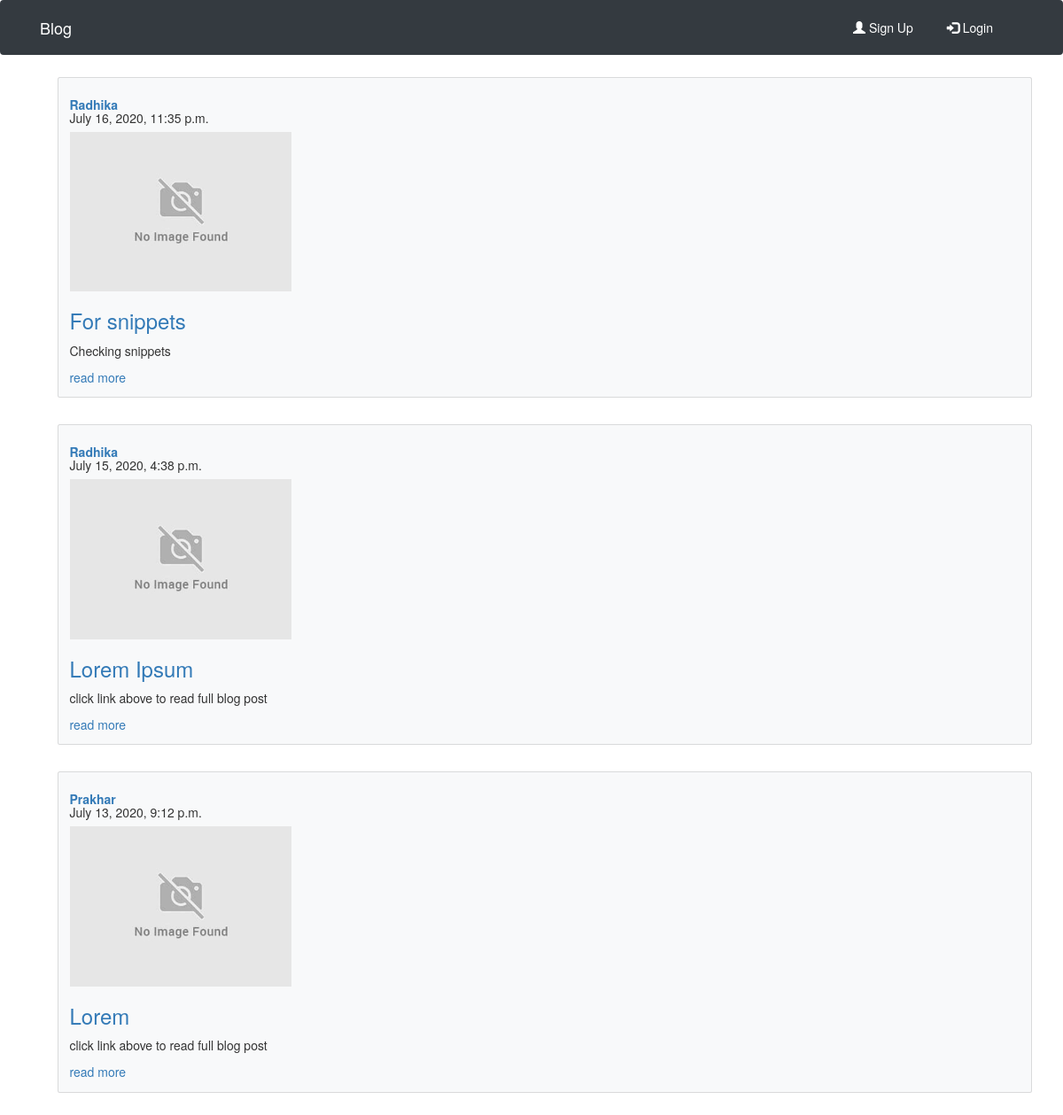
The page / on the database its author committed.
### blog/models.py (models this page shows, shortened)
class Post(models.Model):
    title = models.CharField(max_length= 255, null=False, blank=False)
    title_tag = models.CharField(max_length= 255)
    snippet = models.CharField(max_length= 255)
    pic = models.ImageField(upload_to="uploads", default='e.png')
    content = RichTextField(blank=True, null=True)
    date_posted = models.DateTimeField(auto_now_add=True)
    author = models.ForeignKey(User, on_delete=models.CASCADE)
    likes = models.ManyToManyField(User, related_name="blog_post")

### blog/views.py (the view)
# urls.py: path('',views.HomeView.as_view(), name='home'),
class HomeView(ListView):
    model = Post
    template_name = 'blog/home.html'
    ordering = ['-id']

### blog/templates/blog/home.html (shortened to what this page needs)
{% extends "blog/base.html" %}
{% block content%}
{% for post in object_list %}
<div class='container'>
<div class="card bg-light m-2 " style="width: auto">
  <div class="card-body">
             <h5 class="card-title"><a class="mr-2" href="#"><b>{{ post.author }}</b></a>
                 <br/>
                 {{ post.date_posted}}
             </h5>
                <img class="" src="{{post.pic.url}}" alt="Post image" width="250px" class="m-3">
                <h3><a class="card-text" href="{% url 'article-detail' post.pk %}">{{ post.title }}</a></h3>
                <p class="card-text">{{ post.snippet }}</p>
                <a href="{% url 'article-detail' post.pk %}">read more</a>
    </div>
</div>
</div>
<br/>
{% endfor %}
{% endblock content %}

### blog/templates/blog/base.html (shortened to what this page needs)
<!Doctype html>
<html lang="en">
<head>
      <link rel="stylesheet" href="https://maxcdn.bootstrapcdn.com/bootstrap/4.0.0/css/bootstrap.min.css">
	<link rel="stylesheet" href="https://maxcdn.bootstrapcdn.com/bootstrap/3.4.0/css/bootstrap.min.css">
     {% load static %}
      <link rel="stylesheet" type="text/css" href="{% static 'blog/main.css'%}">
</head>
<body>
<nav class="navbar navbar-expand-lg navbar-dark bg-dark">
<div class="container">
  <a class="navbar-brand" href="{% url 'home'%}">Blog</a>
  <div class="collapse navbar-collapse" id="navbarText">
    <ul class="navbar-nav mr-auto navbar-right">
    {% if user.is_authenticated %}
      <li class="nav-item active">
        <a class="nav-link" href="{% url 'home'%}">Home <span class="sr-only">(current)</span></a>
      </li>
      <li class="nav-item active">
        <a class="nav-link" href="#">About</a>
      </li>
      <li class="nav-item active">
        <a class="nav-link" href="{% url 'add_post'%}">Add Post</a>
      </li>
	  <li class="nav-item active">
	  <a class="nav-link"><span class="glyphicon glyphicon-user"></span>{{ user.username }}</a>
	  </li>
        <li class="dropdown menu dark">
            <a class="nav-link active dropdown-toggle" href="#" id="navbarDropdownMenuLink" role="button" data-toggle="dropdown" aria-haspopup="true" aria-expanded="false">
              Profile
            </a>
            <div class="dropdown-menu" aria-labelledby="navbarDropdownMenuLink">
              <a class="dropdown-item" href="{% url 'edit_profile'%}">Edit Settings</a>
              <a class="dropdown-item" href="{% url 'edit_profile_page' user.profile.id%}">Edit Profile Page</a>
              <a class="dropdown-item" href="{% url 'show_profile_page' user.profile.id %}">Show Profile</a>
            </div>
          </li>
	  <li class="nav-item active">
	  <a class="nav-link" href='{% url 'logout'%}'><span color="white" class="glyphicon glyphicon-log-out"></span>Logout</a>
	  </li>
    {% else %}
	  <li class="nav-item active">
	  <a class="nav-link" href="{% url 'register'%}"><span class="glyphicon glyphicon-user"></span> Sign Up</a>
	  </li>
      <li class="nav-item active">
	  <a class="nav-link" href="{% url 'login'%}"><span class="glyphicon glyphicon-log-in"></span> Login</a>
	  </li>
    {% endif %}
    </ul>
  </div>
  </div>
</nav>
<main role="main" class="container">
  <div class="row">
            <div class="col-md-8">
                {% block content %}{% endblock %}
            </div>
  </div>
 </main>
</body>
</html>

### blog/static/blog/main.css (style rules this page uses)
@media (min-width: 992px) { .navbar li { margin-left: 1em; margin-right: 1em; } }

### rows shown on the page
Post: author "Radhika", date_posted "July 16, 2020, 11:35 p.m.", pic (picture), title "For snippets", snippet "Checking snippets"
Post: author "Radhika", date_posted "July 15, 2020, 4:38 p.m.", pic (picture), title "Lorem Ipsum", snippet "click link above to read full blog post"
Post: author "Prakhar", date_posted "July 13, 2020, 9:12 p.m.", pic (picture), title "Lorem", snippet "click link above to read full blog post"
